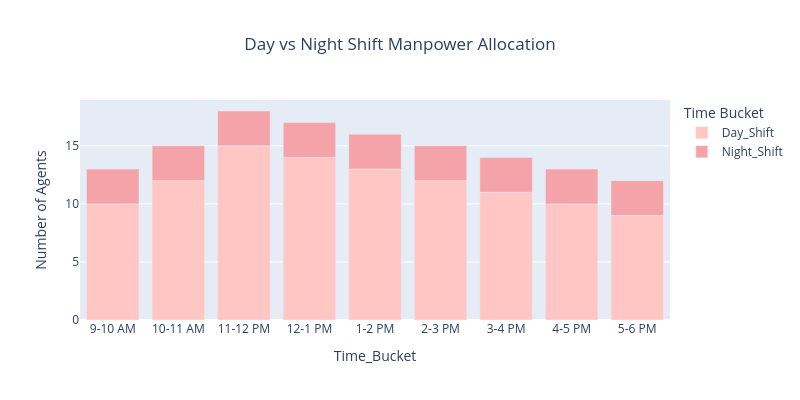

Here is the notebook cell this chart was saved with:
### Code cell
# Example data for day and night shift manpower allocation
shift_allocation = {
    'Time_Bucket': ['9-10 AM', '10-11 AM', '11-12 PM', '12-1 PM', '1-2 PM', '2-3 PM', '3-4 PM', '4-5 PM', '5-6 PM'],
    'Day_Shift': [10, 12, 15, 14, 13, 12, 11, 10, 9],
    'Night_Shift': [3, 3, 3, 3, 3, 3, 3, 3, 3]
}
df_shift = pd.DataFrame(shift_allocation)

# Creating a stacked bar chart
fig8 = px.bar(df_shift, x='Time_Bucket', y=['Day_Shift', 'Night_Shift'],
             title='Day vs Night Shift Manpower Allocation',
             labels={'value': 'Number of Agents'},
             color_discrete_sequence=px.colors.sequential.Burg)

fig8.update_layout(
    width=800,  # Adjust the width here
    height=400,  # You can also adjust the height if needed
    title=dict(x=0.5),  # Centering the title
    legend=dict(title="Time Bucket"))
fig8.show()

### Figure 1 — Plotly figure (JSON) as saved in the notebook; plotly's stock layout.template omitted (floating-point values rounded to 4 significant figures)
{"data": [{"alignmentgroup": "True", "hovertemplate": "variable=Day_Shift<br>Time_Bucket=%{x}<br>Number of Agents=%{y}<extra></extra>", "legendgroup": "Day_Shift", "marker": {"color": "rgb(255, 198, 196)", "pattern": {"shape": ""}}, "name": "Day_Shift", "offsetgroup": "Day_Shift", "orientation": "v", "showlegend": true, "textposition": "auto", "type": "bar", "x": ["9-10 AM", "10-11 AM", "11-12 PM", "12-1 PM", "1-2 PM", "2-3 PM", "3-4 PM", "4-5 PM", "5-6 PM"], "xaxis": "x", "y": [10, 12, 15, 14, 13, 12, 11, 10, 9], "yaxis": "y"}, {"alignmentgroup": "True", "hovertemplate": "variable=Night_Shift<br>Time_Bucket=%{x}<br>Number of Agents=%{y}<extra></extra>", "legendgroup": "Night_Shift", "marker": {"color": "rgb(244, 163, 168)", "pattern": {"shape": ""}}, "name": "Night_Shift", "offsetgroup": "Night_Shift", "orientation": "v", "showlegend": true, "textposition": "auto", "type": "bar", "x": ["9-10 AM", "10-11 AM", "11-12 PM", "12-1 PM", "1-2 PM", "2-3 PM", "3-4 PM", "4-5 PM", "5-6 PM"], "xaxis": "x", "y": [3, 3, 3, 3, 3, 3, 3, 3, 3], "yaxis": "y"}], "layout": {"barmode": "relative", "height": 400, "legend": {"title": {"text": "Time Bucket"}, "tracegroupgap": 0}, "title": {"text": "Day vs Night Shift Manpower Allocation", "x": 0.5}, "width": 800, "xaxis": {"anchor": "y", "autorange": true, "domain": [0, 1], "range": [-0.5, 8.5], "title": {"text": "Time_Bucket"}, "type": "category"}, "yaxis": {"anchor": "x", "autorange": true, "domain": [0, 1], "range": [0, 18.95], "title": {"text": "Number of Agents"}, "type": "linear"}}}
